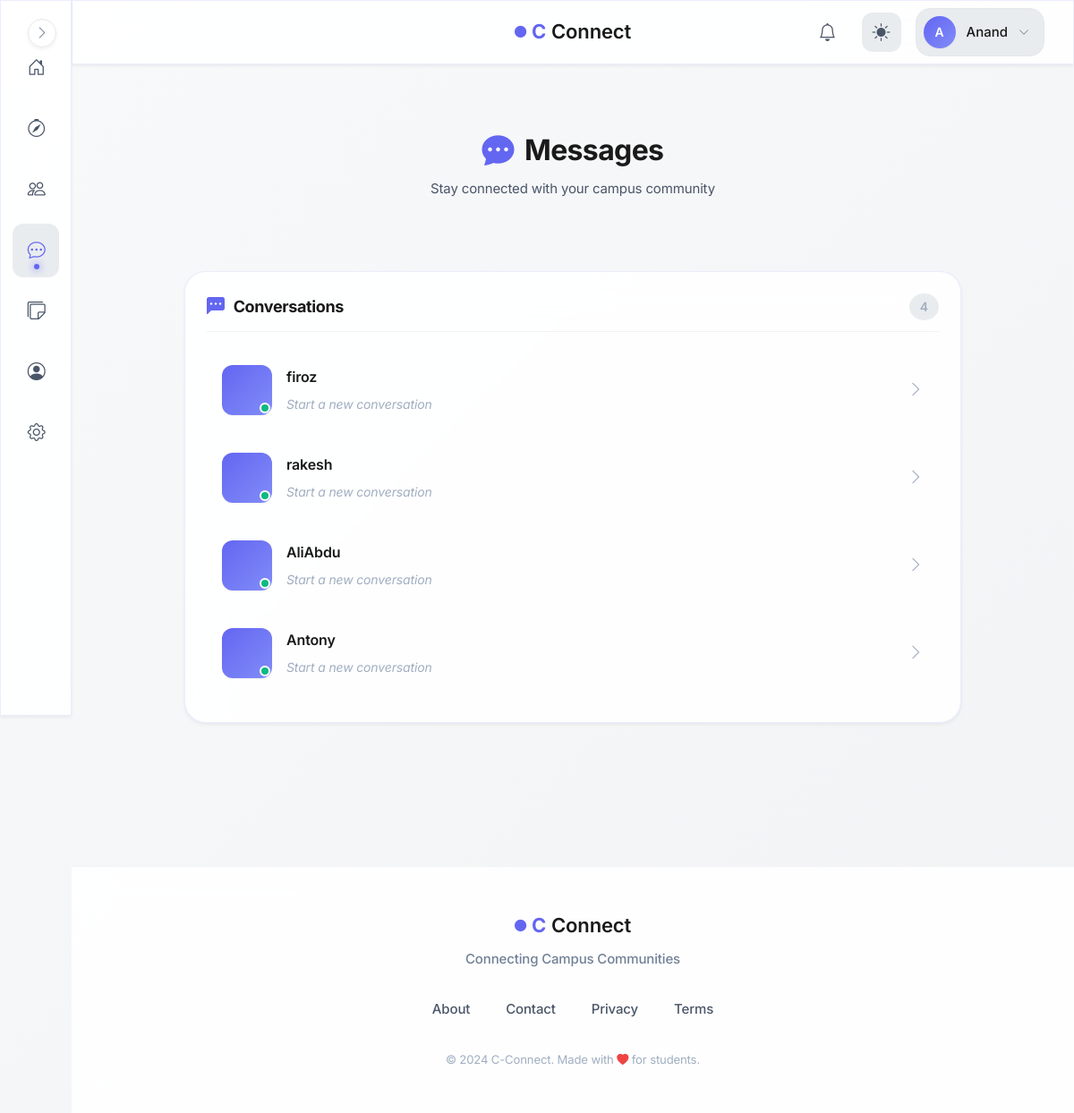
Screenshot of /messages/ (signed in) with the database file from the repository.
### models.py (models this page shows, shortened)
class User(UserMixin, db.Model):
    id = db.Column(db.Integer, primary_key=True, autoincrement=True)  # Unique identifier
    username = db.Column(db.String(100), nullable=False)  # Name of the user (later can add this unique if needed)
    email = db.Column(db.String(120), nullable=False, unique=True)  # Email of the user
    password = db.Column(db.String(200), nullable=False)  # Passwords not hashed yet (done in setup_db.py)
    created_at = db.Column(db.DateTime, default=db.func.now())  # Timestamp of account creation
    last_login = db.Column(db.DateTime, nullable=True)  # Timestamp of last login
    pass

### blueprints/messages/routes.py (the view)
@messages.route("/")
@login_required
def inbox():
    cleanup_expired_messages()
    connections = Connection.query.filter(
        Connection.user_id == current_user.id,
        Connection.status.in_(['accepted', 'connected'])
    ).all()
    incoming_connections = Connection.query.filter(
        Connection.target_user_id == current_user.id,
        Connection.status.in_(['accepted', 'connected'])
    ).all()
    connected_user_ids = set()
    for conn in connections + incoming_connections:
        other_id = conn.target_user_id if conn.user_id == current_user.id else conn.user_id
        connected_user_ids.add(other_id)
    connected_users = User.query.filter(User.id.in_(connected_user_ids)).all()
    incoming_requests = Connection.query.filter(
        Connection.target_user_id == current_user.id,
        Connection.status == 'pending'
    ).all()
    incoming_users = User.query.filter(
        User.id.in_([req.user_id for req in incoming_requests])
    ).all()
    chat_previews = {}
    messages = Message.query.filter(
        (Message.sender_id == current_user.id) |
        (Message.receiver_id == current_user.id)
    ).order_by(desc(Message.created_at)).all()
    seen_users = set()
    for msg in messages:
        other_id = msg.receiver_id if msg.sender_id == current_user.id else msg.sender_id
        if other_id in connected_user_ids and other_id not in seen_users:
            chat_previews[other_id] = msg  #  CORRECT last message
            seen_users.add(other_id)
    connected_users_sorted = []
    for user_id in sorted(chat_previews.keys(),
                        key=lambda x: chat_previews[x].created_at, reverse=True):
        user = User.query.get(user_id)
        if user:
            connected_users_sorted.append(user)
    for user in connected_users:
        if user.id not in chat_previews:
            connected_users_sorted.append(user)
    connected_users = connected_users_sorted
    return render_template("messages/inbox.html",
                        connected_users=connected_users,
                        incoming_requests=incoming_requests,
                        incoming_users=incoming_users,
                        chat_previews=chat_previews,
                        profile=profile
                    )

### blueprints/auth/__init__.py (called while the page is built)
@login_manager.user_loader
def load_user(user_id):
    from models import User  # Importing User model for querying  (import here to avoid circular imports)
    return User.query.get(int(user_id))

@auth.after_app_request
def add_header(response):
    if current_user.is_authenticated and request.blueprint == 'auth':
        response.headers['Cache-Control'] = 'no-store, no-cache, must-revalidate, post-check=0, pre-check=0, max-age=0'
        response.headers['Pragma'] = 'no-cache'
        response.headers['Expires'] = '-1'
    return response

### factory_helpers.py (called while the page is built, shortened)
def register_security_headers(app):
    @app.after_request
    def set_secure_headers(response):
        response.headers['Content-Security-Policy'] = (
            "default-src 'self'; "
            "img-src 'self' data: blob: https:; "# Allow external images
            "style-src 'self' 'unsafe-inline' https:; "# ADD https: for CDNs
            "script-src 'self' 'unsafe-inline' https:; "# ADD https: for JS
            "font-src 'self' https: data:; "# Google Fonts
            "connect-src 'self' https:;"  # ← ADD https: for CDNs/maps
        )
        response.headers['X-Content-Type-Options'] = 'nosniff'
        response.headers['X-Frame-Options'] = 'DENY'
        response.headers['Referrer-Policy'] = 'strict-origin-when-cross-origin'
        response.headers['Permissions-Policy'] = 'geolocation=(), microphone=()'
        return response

def register_daily_cleanup(app):
    if not hasattr(app, "_last_notification_cleanup"):
        app._last_notification_cleanup = None
    @app.before_request
    def daily_cleanup():
        now = datetime.now(timezone.utc)
        last = getattr(app, "_last_notification_cleanup", None)
        if last is None or (now - last).days >= 1:
            from blueprints.notifications.service import cleanup_old_notifications
            deleted = cleanup_old_notifications()
            app.logger.info(f"Cleaned up {deleted} old notifications.")
            app._last_notification_cleanup = now

def register_profilevisit_cleanup(app):
    last_cleanup = {'t': 0}
    @app.before_request
    def cleanup_visits():
        now = time.time()
        if now - last_cleanup['t'] < 3600:  # run once every hour
            return

def cleanup_expired_messages(): #message cleanup helper function
    Message.query.filter(
        Message.expires_at < datetime.now(timezone.utc),
        Message.is_saved == False
    ).delete()
    db.session.commit()

### blueprints/messages/templates/messages/inbox.html (shortened to what this page needs)
{% extends "base.html" %}
{% block body %}
<div class="messages-page">
    <header class="messages-page__header">
        <h1 class="messages-page__title">
            <i class="bi bi-chat-dots-fill"></i>
            Messages
        </h1>
        <p class="messages-page__subtitle">Stay connected with your campus community</p>
    </header>
    {% if connected_users %}
    <section class="messages-section">
        <div class="messages-section__header">
            <h2 class="messages-section__title">
                <i class="bi bi-chat-left-dots-fill"></i>
                Conversations
            </h2>
            <span class="messages-section__count">{{ connected_users|length }}</span>
        </div>
        <div class="conversations-list">
            {% for user in connected_users %}
            <a href="{{ url_for('messages.chat', user_id=user.id) }}" class="conversation-item">
                <div class="conversation-item__avatar">
                    {% set profile_picture = profile.query.filter_by(user_id=user.id).first().profile_picture %}
                </div>
                <div class="conversation-item__content">
                    <div class="conversation-item__header">
                        <div class="conversation-item__name">{{ user.username }}</div>
                    </div>
                    {% if chat_previews and chat_previews[user.id] %}
                        <div class="conversation-item__preview">
                            {{ chat_previews[user.id].content[:60] }}{% if chat_previews[user.id].content|length > 60 %}...{% endif %}
                        </div>
                    {% else %}
                        <div class="conversation-item__preview conversation-item__preview--empty">
                            Start a new conversation
                        </div>
                    {% endif %}
                </div>
                <i class="bi bi-chevron-right conversation-item__arrow"></i>
            </a>
            {% endfor %}
        </div>
    </section>
    {% endif %}
</div>
{% endblock %}

### templates/base.html (shortened to what this page needs)
<!DOCTYPE html>
<html lang="en">
<head>
    <link rel="stylesheet" href="https://cdn.jsdelivr.net/npm/bootstrap-icons@1.11.1/font/bootstrap-icons.css">
    <link href="https://cdn.jsdelivr.net/npm/bootstrap@5.3.2/dist/css/bootstrap.min.css" rel="stylesheet">
    <link rel="stylesheet" href="{{ url_for('static', filename='css/global.css') }}">
</head>
<body>
    {% if current_user.is_authenticated %}
        <aside class="sidebar glass-effect" id="sidebar">
            <nav class="sidebar__nav">
                <a href="{{ url_for('main.dashboard') }}" class="sidebar__link" data-tooltip="Dashboard">
                    <div class="sidebar__link-icon">
                        <i class="bi bi-house-door"></i>
                    </div>
                </a>
                <a href="{{ url_for('main.search_page') }}" class="sidebar__link" data-tooltip="Discover">
                    <div class="sidebar__link-icon">
                        <i class="bi bi-compass"></i>
                    </div>
                </a>
                <a href="{{ url_for('connections.connections_home') }}" class="sidebar__link" data-tooltip="Connections">
                    <div class="sidebar__link-icon">
                        <i class="bi bi-people"></i>
                    </div>
                </a>
                <a href="{{ url_for('messages.inbox') }}" class="sidebar__link" data-tooltip="Messages">
                    <div class="sidebar__link-icon">
                        <i class="bi bi-chat-dots"></i>
                    </div>
                </a>
                <a href="/campus-board" class="sidebar__link" data-tooltip="Messages">
                    <div class="sidebar__link-icon">
                        <i class="bi bi-stickies"></i>
                    </div>
                </a>
                <a href="{{ url_for('auth.profile') }}" class="sidebar__link" data-tooltip="Profile">
                    <div class="sidebar__link-icon">
                        <i class="bi bi-person-circle"></i>
                    </div>
                </a>
                <a href="{{ url_for('main.settings') }}" class="sidebar__link" data-tooltip="Settings">
                    <div class="sidebar__link-icon">
                        <i class="bi bi-gear"></i>
                    </div>
                </a>
            </nav>
            <button class="sidebar__toggle" id="sidebarToggle" aria-label="Toggle sidebar">
                <i class="bi bi-chevron-right"></i>
            </button>
        </aside>
        <header class="topbar glass-effect">
            <div class="topbar__container">
                <div class="topbar__center">
                    <a href="{{ url_for('main.home') }}" class="topbar__brand">
                        <span class="brand-icon-small">
                            <i class="bi bi-circle-fill"></i>
                        </span>
                        <span class="brand-c">C</span>
                        <span class="brand-text">Connect</span>
                    </a>
                </div>
                <div class="topbar__actions">
                    <a href="{{ url_for('notifications.notifications_list') }}" class="topbar__icon-btn" aria-label="Notifications">
                        <i class="bi bi-bell"></i>
                        {% set unread = current_user.notifications | selectattr("is_read", "equalto", False) | list %}
                    </a>
                    <button class="topbar__icon-btn topbar__theme-toggle" id="themeToggle" aria-label="Toggle theme">
                        <i class="bi bi-sun-fill" id="themeIcon"></i>
                    </button>
                    <div class="topbar__profile" id="profileDropdown">
                        <button class="topbar__profile-btn" aria-label="Profile menu">
                            <div class="topbar__avatar">
                                {{ current_user.username[0].upper() }}
                            </div>
                            <span class="topbar__username">{{ current_user.username }}</span>
                            <i class="bi bi-chevron-down topbar__profile-arrow"></i>
                        </button>
                    </div>
                </div>
            </div>
        </header>
    {% endif %}
    <main class="main-content">
        {% block body %}{% endblock %}
    </main>
    <footer class="footer">
        <div class="footer__container">
            <div class="footer__brand">
                <div class="footer__logo">
                    <span class="brand-icon-small">
                        <i class="bi bi-circle-fill"></i>
                    </span>
                    <span class="brand-c">C</span>
                    <span class="brand-text">Connect</span>
                </div>
                <p class="footer__tagline">Connecting Campus Communities</p>
            </div>
            <div class="footer__links">
                <a href="{{ url_for('main.about') }}" class="footer__link">About</a>
                <a href="{{ url_for('main.contact') }}" class="footer__link">Contact</a>
                <a href="#" class="footer__link">Privacy</a>
                <a href="#" class="footer__link">Terms</a>
            </div>
            <div class="footer__credits">
                <small>&copy; 2024 C-Connect. Made with <i class="bi bi-heart-fill"></i> for students.</small>
            </div>
        </div>
    </footer>
</body>
</html>

### blueprints/messages/templates/messages/inbox.html (style rules this page uses)
.messages-page { max-width: 900px; margin: 0 auto; padding: 0 1rem 2rem; animation: fadeIn 0.6s ease; }
.messages-page__header { text-align: center; margin-bottom: 2rem; padding: 2rem 0; }
.messages-page__title { font-size: 2rem; font-weight: 700; color: var(--text-primary); display: flex; align-items: center; justify-content: center; gap: 0.75rem; margin-bottom: 0.5rem; }
.messages-page__title i { color: var(--primary-color); font-size: 2.25rem; }
.messages-page__subtitle { font-size: 0.9375rem; color: var(--text-secondary); }
.messages-section { background: var(--glass-bg); backdrop-filter: blur(20px); border: 1px solid var(--glass-border); border-radius: var(--radius-xl); padding: 1.5rem; margin-bottom: 1.5rem; box-shadow: var(--shadow-sm); }
.messages-section__header { display: flex; align-items: center; justify-content: space-between; margin-bottom: 1.25rem; padding-bottom: 0.75rem; border-bottom: 1px solid var(--border-subtle); }
.messages-section__title { font-size: 1.125rem; font-weight: 700; color: var(--text-primary); display: flex; align-items: center; gap: 0.625rem; margin: 0; }
.messages-section__title i { color: var(--primary-color); font-size: 1.25rem; }
.messages-section__count { font-size: 0.875rem; color: var(--text-muted); background: var(--bg-hover); padding: 0.25rem 0.75rem; border-radius: var(--radius-full); font-weight: 600; }
.conversations-list { max-height: 600px; overflow-y: auto; margin: -0.5rem; padding: 0.5rem; }
.conversation-item { display: flex; align-items: center; gap: 1rem; padding: 1rem; border-radius: var(--radius-md); text-decoration: none; color: inherit; transition: all var(--transition-fast); margin-bottom: 0.5rem; border: 1px solid transparent; }
.conversation-item__avatar { width: 56px; height: 56px; border-radius: var(--radius-md); background: linear-gradient(135deg, var(--primary-color), var(--primary-light)); color: white; display: flex; align-items: center; justify-content: center; font-weight: 700; font-size: 1.25rem; flex-shrink: 0; box-shadow: var(--shadow-xs); position: relative; }
.conversation-item__avatar::after { content: ''; position: absolute; bottom: 2px; right: 2px; width: 12px; height: 12px; background: var(--success-color); border: 2px solid var(--bg-primary); border-radius: 50%; }
.conversation-item__content { flex: 1; min-width: 0; }
.conversation-item__header { display: flex; justify-content: space-between; align-items: baseline; margin-bottom: 0.375rem; }
.conversation-item__name { font-size: 1rem; font-weight: 600; color: var(--text-primary); white-space: nowrap; overflow: hidden; text-overflow: ellipsis; }
.conversation-item__preview { font-size: 0.875rem; color: var(--text-tertiary); white-space: nowrap; overflow: hidden; text-overflow: ellipsis; }
.conversation-item__preview--empty { font-style: italic; color: var(--text-muted); }
.conversation-item__arrow { color: var(--text-muted); font-size: 1.125rem; transition: transform var(--transition-fast); }

### rows the page displays
User: username "A", username "Anand"
User: username "firoz"
User: username "rakesh"
User: username "AliAbdu"
User: username "Antony"

### other values shown
{{ connected_users|length }} "4"
